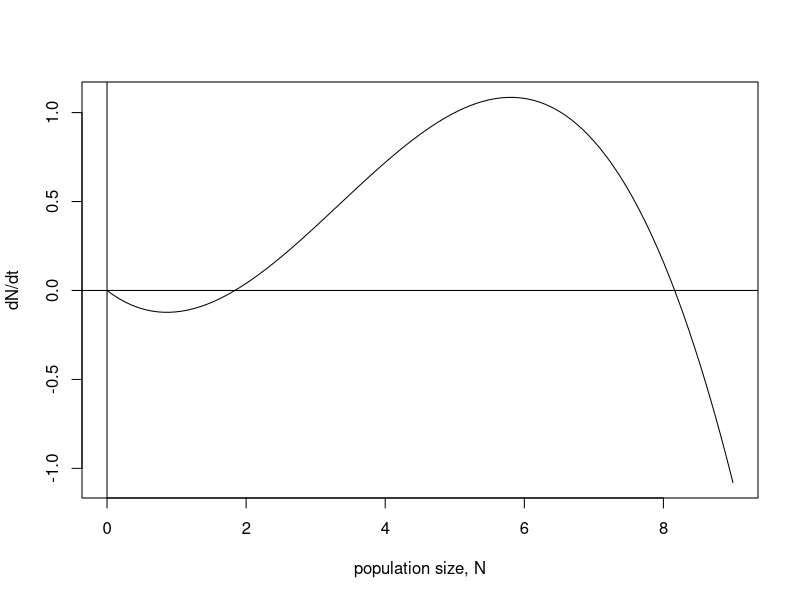
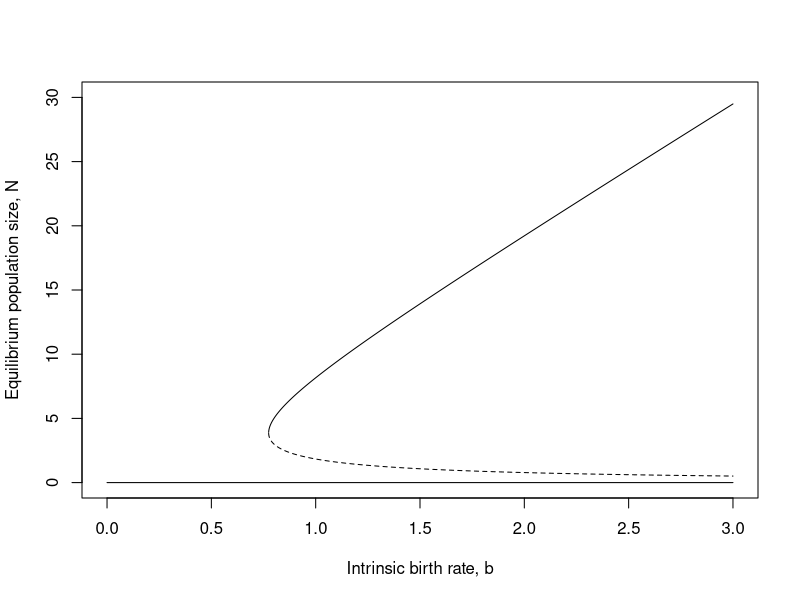
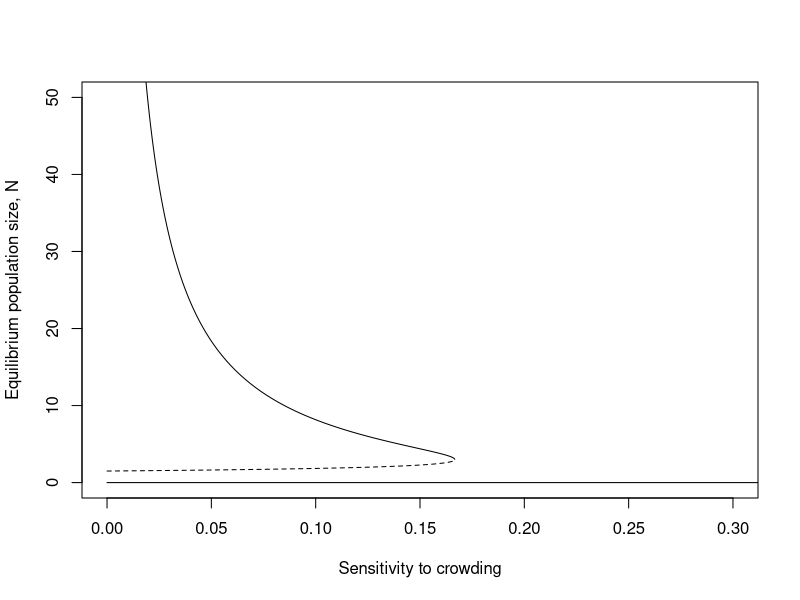

These figures' R source, in order:
### Differential equation for model with sexual reproduction giving rise to Allee effect

Allee <- function(N, a, b, c, d){
  N*(c*N*b - c*a*N^2 - d)
}

# plot of the curve
curve(Allee(x, a=0.1, b=1, c=0.2, d=0.3), from=0, to=9, xlab = "population size, N", ylab = "dN/dt")
abline(h=0)
abline(v=0)

# This ODE is a polynomial of degree three. It has therefore potentially three equilibria
# (N-values where the rate of change equals zero).
# For the above parameter values this is indeed the case as can be seen by the graph.

# N=0 is the trivial equilibrium.
# The other two equilibrium values can be found by solving the expression in brackets in the ODE for N=0.
# 0=c*N*b - c*a*N^2 - d
# The results is given by the following two functions:

n2equil <- function(a, b, c, d){
  (b*c - sqrt(b^2 * c^2 - 4 * d * c* a))/(2 * a * c)
}

n3equil <- function(a, b, c, d){
  (b*c + sqrt(b^2 * c^2 - 4 * d * c* a))/(2 * a * c)
}

# These equilibria exist if the expression under the square-root is positive
# (otherwise the equilibria are complex numbers and not biologically relevant).

# How does the number and stability of equilibria depend on the parameters?
# Let us investigate this for the parameter b, the birth rate in the absence of competition.
# To do this, we plot all equilibria as function of N.

curve(n2equil(a=0.1, x, c=0.2, d=0.3), n = 20000, from = 0.0, to = 3, lty = 2, ylim = c(0, 30), xlab = "Intrinsic birth rate, b", ylab = "Equilibrium population size, N")
curve(n3equil(a=0.1, x, c=0.2, d=0.3), n = 20000, from = 0.0, to = 3, add=TRUE)
curve(0*x, from = 0, to= 3, add=TRUE)

# Note that the parameter n in the plotting command is NOT the population size but the "resolution" of the plot. It tells R at
# how many different values to evaluate the function in order to draw the graph.

# In this plot, the two solid lines show stable equilibria and the hatched line shows the unstable (= repelling) equilibrium
    
# Next comes a bifurcation diagram where we vary a, that is, the sensitivity to crowding.
curve(n2equil(x, b=1, c=0.2, d=0.3), n = 20000, from = 0.0, to = 0.3, lty = 2, ylim = c(0, 50), xlab = "Sensitivity to crowding", ylab = "Equilibrium population size, N")
curve(n3equil(x, b=1, c=0.2, d=0.3), n = 20000, from = 0.0, to = 0.3, add=TRUE)
curve(0*x, from = 0, to= 3, add=TRUE)
